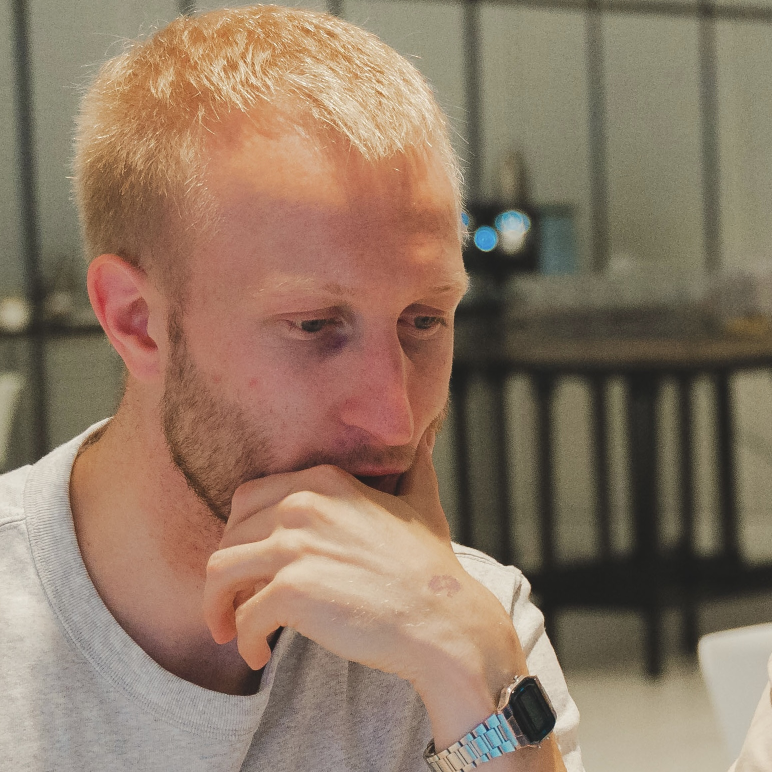
#> input picture static/me.jpg, 1544 x 1544 px (shown at 1/2 size)
$ python generate-og-image.py
#> lines starting #> are read from the running program, lines starting #| are printed output that depends on the picture
#!/usr/bin/env python3
"""
Generate a default Open Graph image (1200x630px) for social media previews.
"""

from PIL import Image, ImageDraw, ImageFont, ImageOps
import sys
import os

def generate_og_image(output_path, title="Vegard Stikbakke", subtitle="Software Engineer", photo_path="static/me.jpg"):
    # Create image with dimensions 1200x630 (OG image standard)
#> called with output_path = 'static/og-image.png', title = 'Vegard Stikbakke', subtitle = 'Software Engineer', photo_path = 'static/me.jpg'
    width, height = 1200, 630

    # Light mode colors matching your site
    bg_color = (255, 255, 255)  # White background
    text_color = (17, 17, 17)   # Dark text #111
    accent_color = (0, 102, 204)  # Blue link color #0066cc

    # Create image
    img = Image.new('RGB', (width, height), bg_color)
#> img: PIL image 1200x630 RGB; every value is 255
    draw = ImageDraw.Draw(img)

    # Try to use Inter font (similar to site), fall back to SF Pro or Helvetica
    try:
        # Try SF Pro (comes with macOS, similar to Inter)
        title_font = ImageFont.truetype("/System/Library/Fonts/SF-Pro-Display-Semibold.otf", 72)
        subtitle_font = ImageFont.truetype("/System/Library/Fonts/SF-Pro-Display-Regular.otf", 36)
    except:
        try:
            # Fallback to SF Pro Text
            title_font = ImageFont.truetype("/System/Library/Fonts/SF-Pro-Text-Semibold.otf", 72)
            subtitle_font = ImageFont.truetype("/System/Library/Fonts/SF-Pro-Text-Regular.otf", 36)
        except:
            try:
                # Fallback to Helvetica
                title_font = ImageFont.truetype("/System/Library/Fonts/Helvetica.ttc", 72)
                subtitle_font = ImageFont.truetype("/System/Library/Fonts/Helvetica.ttc", 36)
            except:
                # Final fallback
                title_font = ImageFont.load_default()
                subtitle_font = ImageFont.load_default()

    # Add profile photo if it exists
    if os.path.exists(photo_path):
        try:
            # Load and resize photo to square
            photo = Image.open(photo_path)
#> photo is the input picture: PIL image 1544x1544 RGB; mean R, G, B 142.4, 120.5, 101.2
            photo_size = 180
            photo = ImageOps.fit(photo, (photo_size, photo_size), Image.Resampling.LANCZOS)
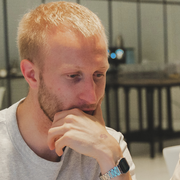
#> photo: PIL image 180x180 RGB; mean R, G, B 142.4, 120.5, 101.2

            # Position photo on the left side (square, no circular mask)
            photo_x = 80
            photo_y = (height - photo_size) // 2
            img.paste(photo, (photo_x, photo_y))
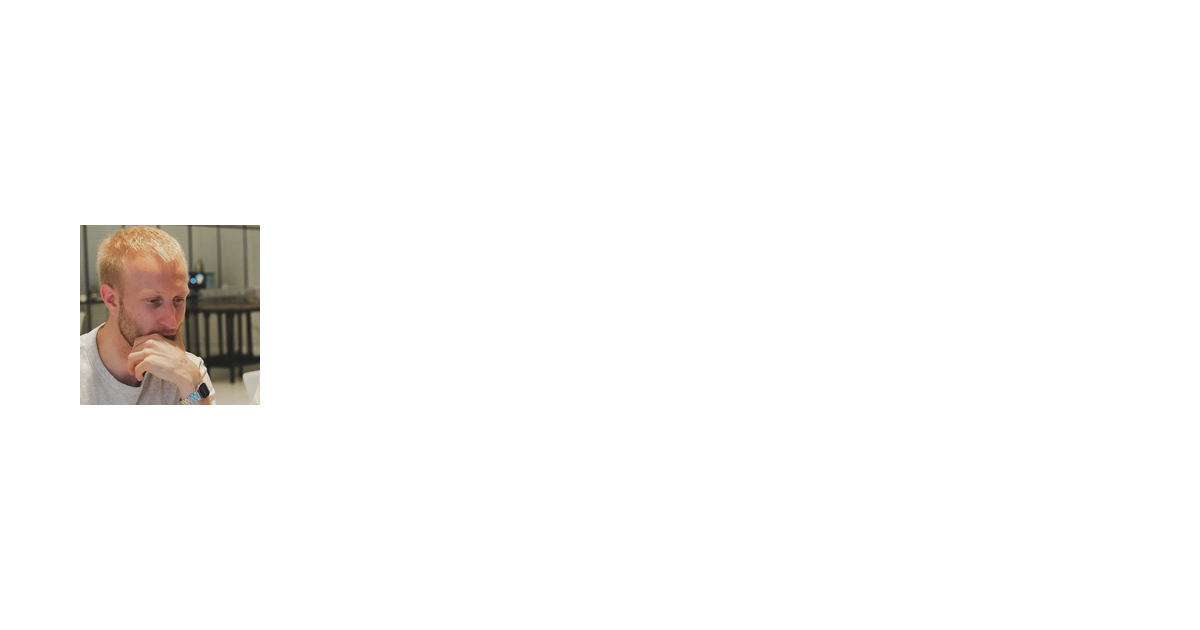
#> img: PIL image 1200x630 RGB; mean R, G, B 250.2, 249.2, 248.4

            # Adjust text position to accommodate photo
            text_start_x = photo_x + photo_size + 60
        except Exception as e:
            print(f"Warning: Could not load photo: {e}")
            text_start_x = 100
    else:
        text_start_x = 100

    # Draw title
    title_y = (height // 2) - 50
    draw.text((text_start_x, title_y), title, fill=text_color, font=title_font)

    # Draw subtitle below title
    subtitle_y = title_y + 90
    draw.text((text_start_x, subtitle_y), subtitle, fill=text_color, font=subtitle_font)

    # Save image
    img.save(output_path, 'PNG', optimize=True)
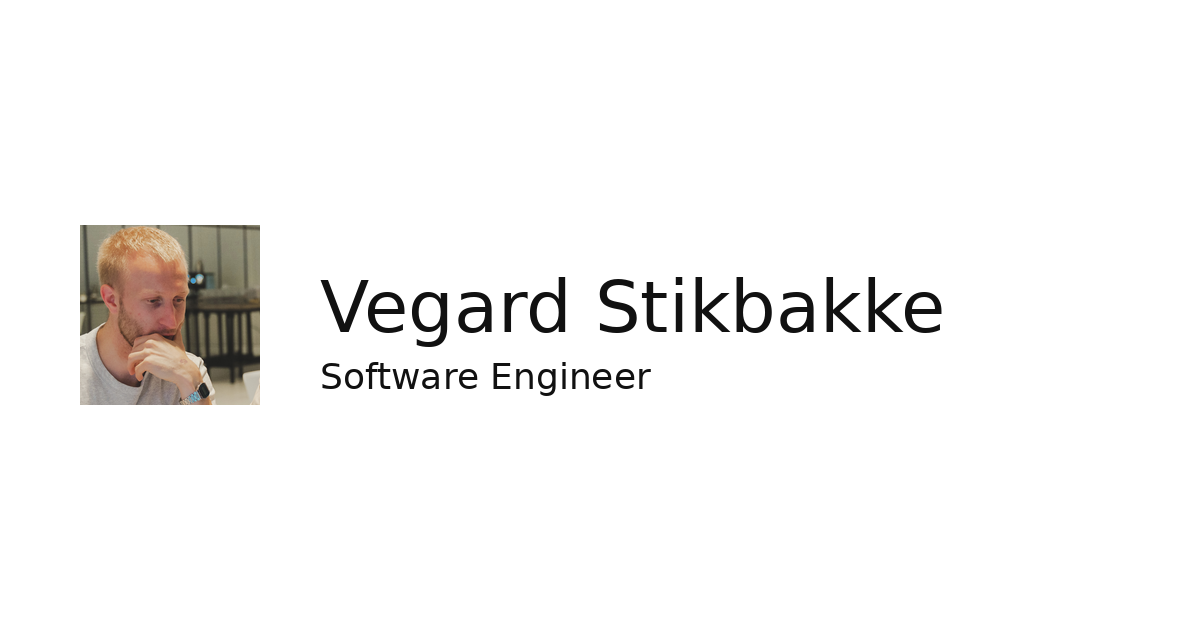
#> saved as og-image.png: PIL image 1200x630 RGB; mean R, G, B 246.2, 245.3, 244.5
    print(f"✓ Generated OG image: {output_path}")

if __name__ == "__main__":
    output = sys.argv[1] if len(sys.argv) > 1 else "static/og-image.png"
    generate_og_image(output)
